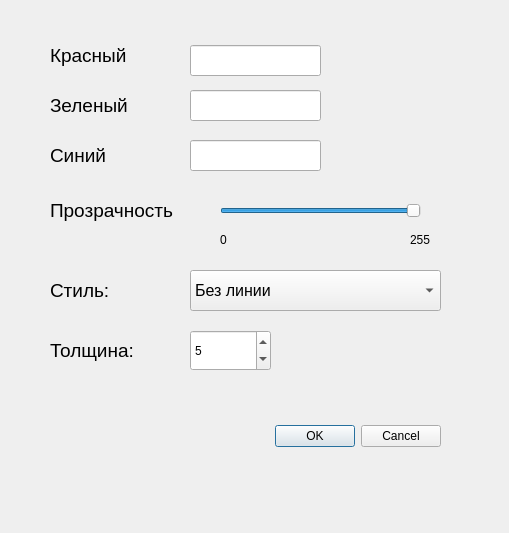
<?xml version="1.0" encoding="UTF-8"?>
<ui version="4.0">
 <class>Dialog</class>
 <widget class="QDialog" name="Dialog">
  <property name="geometry">
   <rect>
    <x>0</x>
    <y>0</y>
    <width>509</width>
    <height>533</height>
   </rect>
  </property>
  <property name="windowTitle">
   <string>Dialog</string>
  </property>
  <widget class="QLabel" name="label_r">
   <property name="geometry">
    <rect>
     <x>50</x>
     <y>40</y>
     <width>101</width>
     <height>31</height>
    </rect>
   </property>
   <property name="font">
    <font>
     <pointsize>14</pointsize>
    </font>
   </property>
   <property name="text">
    <string>Красный</string>
   </property>
  </widget>
  <widget class="QLabel" name="label_b">
   <property name="geometry">
    <rect>
     <x>50</x>
     <y>140</y>
     <width>101</width>
     <height>31</height>
    </rect>
   </property>
   <property name="font">
    <font>
     <pointsize>14</pointsize>
    </font>
   </property>
   <property name="text">
    <string>Синий</string>
   </property>
  </widget>
  <widget class="QLabel" name="label_g">
   <property name="geometry">
    <rect>
     <x>50</x>
     <y>90</y>
     <width>101</width>
     <height>31</height>
    </rect>
   </property>
   <property name="font">
    <font>
     <pointsize>14</pointsize>
    </font>
   </property>
   <property name="text">
    <string>Зеленый</string>
   </property>
  </widget>
  <widget class="QLineEdit" name="lineEdit_r">
   <property name="geometry">
    <rect>
     <x>190</x>
     <y>45</y>
     <width>131</width>
     <height>31</height>
    </rect>
   </property>
  </widget>
  <widget class="QLineEdit" name="lineEdit_g">
   <property name="geometry">
    <rect>
     <x>190</x>
     <y>90</y>
     <width>131</width>
     <height>31</height>
    </rect>
   </property>
  </widget>
  <widget class="QLineEdit" name="lineEdit_b">
   <property name="geometry">
    <rect>
     <x>190</x>
     <y>140</y>
     <width>131</width>
     <height>31</height>
    </rect>
   </property>
  </widget>
  <widget class="QLabel" name="label_style">
   <property name="geometry">
    <rect>
     <x>50</x>
     <y>270</y>
     <width>111</width>
     <height>41</height>
    </rect>
   </property>
   <property name="font">
    <font>
     <pointsize>14</pointsize>
    </font>
   </property>
   <property name="text">
    <string>Стиль:</string>
   </property>
  </widget>
  <widget class="QComboBox" name="comboBox_penStyle">
   <property name="geometry">
    <rect>
     <x>190</x>
     <y>270</y>
     <width>251</width>
     <height>41</height>
    </rect>
   </property>
   <property name="font">
    <font>
     <pointsize>12</pointsize>
    </font>
   </property>
   <property name="currentIndex">
    <number>0</number>
   </property>
   <property name="minimumContentsLength">
    <number>0</number>
   </property>
   <property name="modelColumn">
    <number>0</number>
   </property>
   <item>
    <property name="text">
     <string>Без линии</string>
    </property>
   </item>
   <item>
    <property name="text">
     <string>Сплошная линия</string>
    </property>
   </item>
   <item>
    <property name="text">
     <string>Пунктирная линия</string>
    </property>
   </item>
   <item>
    <property name="text">
     <string>Точечная линия</string>
    </property>
   </item>
   <item>
    <property name="text">
     <string>Пунктирно-точечная линия</string>
    </property>
   </item>
   <item>
    <property name="text">
     <string>Пунтирно-точечная(2) линия</string>
    </property>
   </item>
  </widget>
  <widget class="QLabel" name="label">
   <property name="geometry">
    <rect>
     <x>50</x>
     <y>330</y>
     <width>111</width>
     <height>41</height>
    </rect>
   </property>
   <property name="font">
    <font>
     <pointsize>14</pointsize>
    </font>
   </property>
   <property name="text">
    <string>Толщина:</string>
   </property>
  </widget>
  <widget class="QSpinBox" name="spinBox">
   <property name="geometry">
    <rect>
     <x>190</x>
     <y>330</y>
     <width>81</width>
     <height>41</height>
    </rect>
   </property>
   <property name="minimum">
    <number>1</number>
   </property>
   <property name="maximum">
    <number>20</number>
   </property>
   <property name="value">
    <number>5</number>
   </property>
  </widget>
  <widget class="QLabel" name="label_a">
   <property name="geometry">
    <rect>
     <x>50</x>
     <y>190</y>
     <width>151</width>
     <height>41</height>
    </rect>
   </property>
   <property name="font">
    <font>
     <pointsize>14</pointsize>
    </font>
   </property>
   <property name="text">
    <string>Прозрачность</string>
   </property>
  </widget>
  <widget class="QSlider" name="horizontalSlider">
   <property name="geometry">
    <rect>
     <x>220</x>
     <y>200</y>
     <width>201</width>
     <height>22</height>
    </rect>
   </property>
   <property name="maximum">
    <number>255</number>
   </property>
   <property name="value">
    <number>255</number>
   </property>
   <property name="orientation">
    <enum>Qt::Horizontal</enum>
   </property>
  </widget>
  <widget class="QLabel" name="label_2">
   <property name="geometry">
    <rect>
     <x>220</x>
     <y>230</y>
     <width>16</width>
     <height>20</height>
    </rect>
   </property>
   <property name="text">
    <string>0</string>
   </property>
  </widget>
  <widget class="QLabel" name="label_3">
   <property name="geometry">
    <rect>
     <x>410</x>
     <y>230</y>
     <width>31</width>
     <height>20</height>
    </rect>
   </property>
   <property name="text">
    <string>255</string>
   </property>
  </widget>
  <widget class="QDialogButtonBox" name="buttonBox">
   <property name="geometry">
    <rect>
     <x>100</x>
     <y>420</y>
     <width>341</width>
     <height>32</height>
    </rect>
   </property>
   <property name="orientation">
    <enum>Qt::Horizontal</enum>
   </property>
   <property name="standardButtons">
    <set>QDialogButtonBox::Cancel|QDialogButtonBox::Ok</set>
   </property>
  </widget>
 </widget>
 <resources/>
 <connections/>
</ui>
